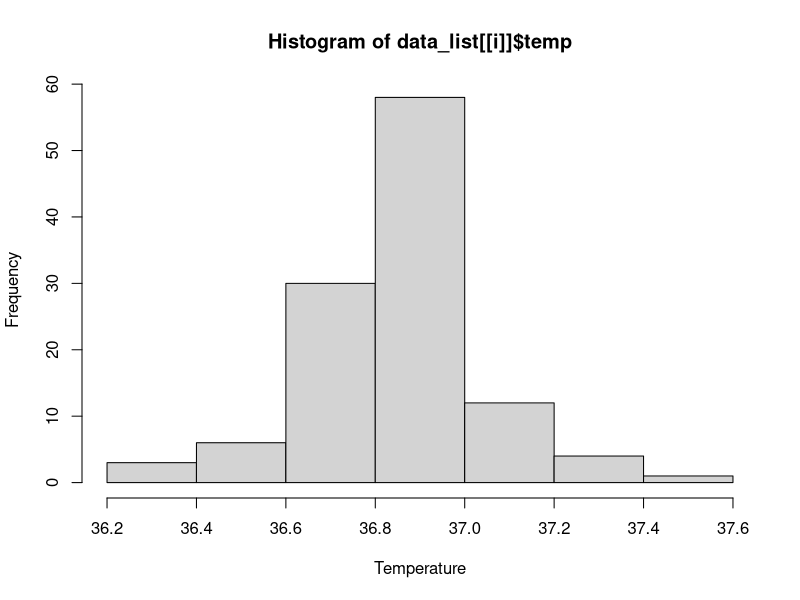
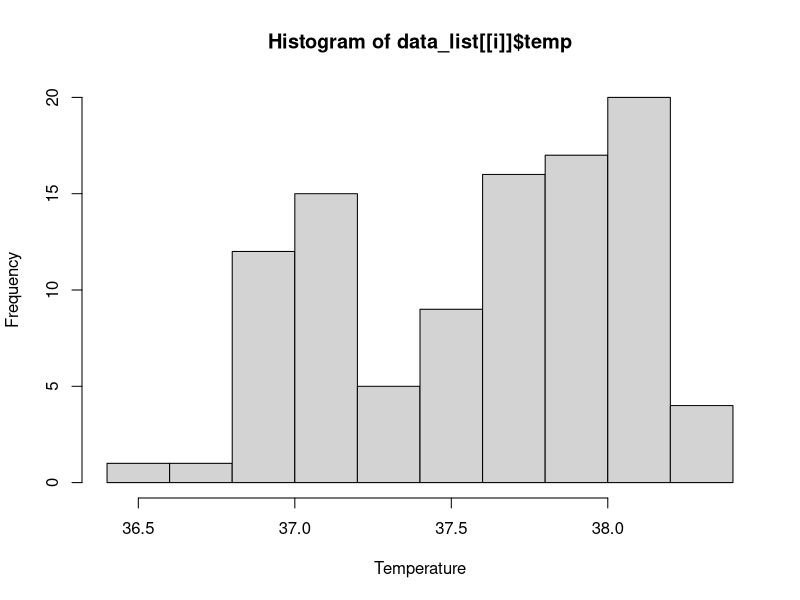

Generate these figures, in order, with R:
# vectorization
vec_a <- c(1, 3, 5)
vec_a + 2

# loop notation
output <- c()
for (i in vec_a) {
  output <- c(output, i + 2)
}
output



# create vector berries
berries <- c("thimble", "salmon", "salal")
# step through each value in berries with the for loop
for (i in berries) {
  print(paste(i, "berry"))
}



# create vector with 3 random numbers between 1 and 500
greater_than_100 <- c(99, 2, 400)

for (number in greater_than_100) {
  print(number)
  if (number > 100) {
    print("yes")
  } else {
    print("no")
  }
}

data <- data.frame(
  id = c("A", "B", "C"),
  group = c(10, 20, 30)
)

1:nrow(data)

# access the value in the data frame based on the position
for (i in 1:nrow(data)) {
  print(i)
  print(data$id[i])
  print(data$group[i] + 2)
  print("-----------")
}

# What happens if we did not use the position and tried to put the data frame as the object being looped through?
for (i in data) {
  print(i)
  print(data$id[i])
  print(data$group[i] + 2)
  print("-----------")
}

# Are both options A and B valid ways of writing a for loop?

# Option A
for (fruit in berries) {
  print(fruit)
}

# Option B
for (item in berries) {
  print(item)
}

# Example 1
numbers <- c(0.5, 0.25, 0.75, 0.33)

for (i in numbers) {
  print("Our number is:")
  print(i)
  doubled_number <- i * 2
  print("when doubled, it becomes")
  print(doubled_number)
  print("------------------------")
}

# Example 2
numbers_check <- c(10, 72, 42357, -14, 36, 91)

# create a empty vector outside the loop to store the values
values_over_50 <- c()

# go through the loop
for (i in numbers_check) {
  if (i >= 50) {
    # only saves values that meet our criteria
    values_over_50 <- c(values_over_50, i)
  }
}

values_over_50

head(beaver1)
head(beaver2)

data_list <- list(beaver1, beaver2)

for (i in seq_along(data_list)) {
  print(summary(data_list[[i]]))
}

# rolling a six sided dice 10 times
n_simulations <- 10
dice <- 1:6

rolls <- c()
for (i in 1:n_simulations) {
  roll <- sample(dice, 1)
  rolls <- c(rolls, roll)
}
rolls

data_list <- list(beaver1, beaver2)

for (i in seq_along(data_list)) {
  # create dynamic file name
  file_name <- paste0("histogram_plot_", i, ".png")
  # open device
  png(file_name, width = 700, height = 500)
  # create plot
  hist(
    data_list[[i]]$temp,
    xlab = "Temperature",
  )
  # close device
  dev.off()
}

# Question 1: This for loop prints out the first names in the list names.
# Change the for loop so it prints the last names that were recorded.
names <- list(
  first = c("Ayla", "Bev", "Bron", "Kelly", "Alan"),
  last = c("Pearson", "Pearson", "Cowpar")
)

for (name in names$first) {
  print(name)
}

# Question 2: Loop through the vector of values and add 2 to each value and output the result.
vector_values <- c(2, 4, -1, -7, 3, 10, -2)

# write the body of the for loop
for (i in vector_values) {

}

# Question 3
# Write a for loop that loops through a vector and saves values that are greater than 100.
test_greater_100 <- c(1, 100, 150, 47, 52, 200)

